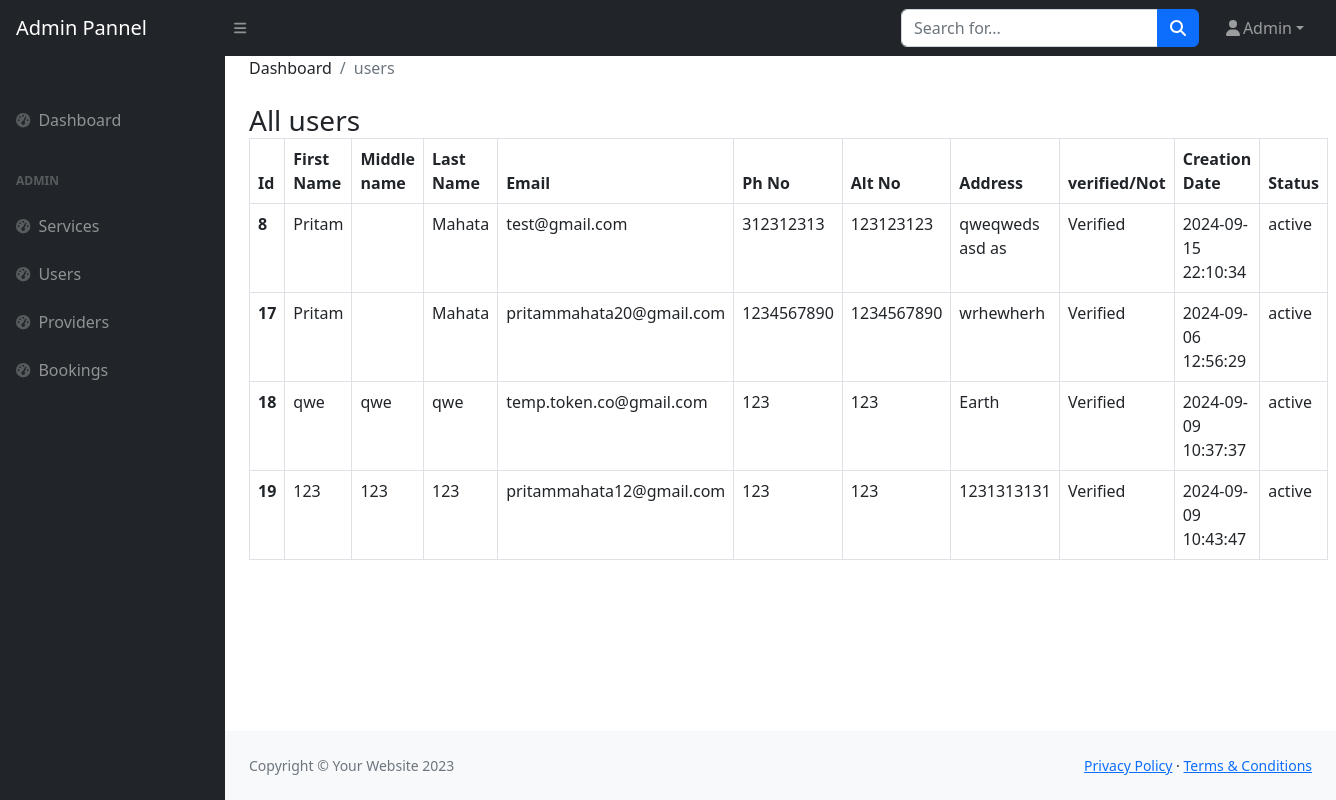
The page /admin/users.php (signed in) on the database as committed earlier.
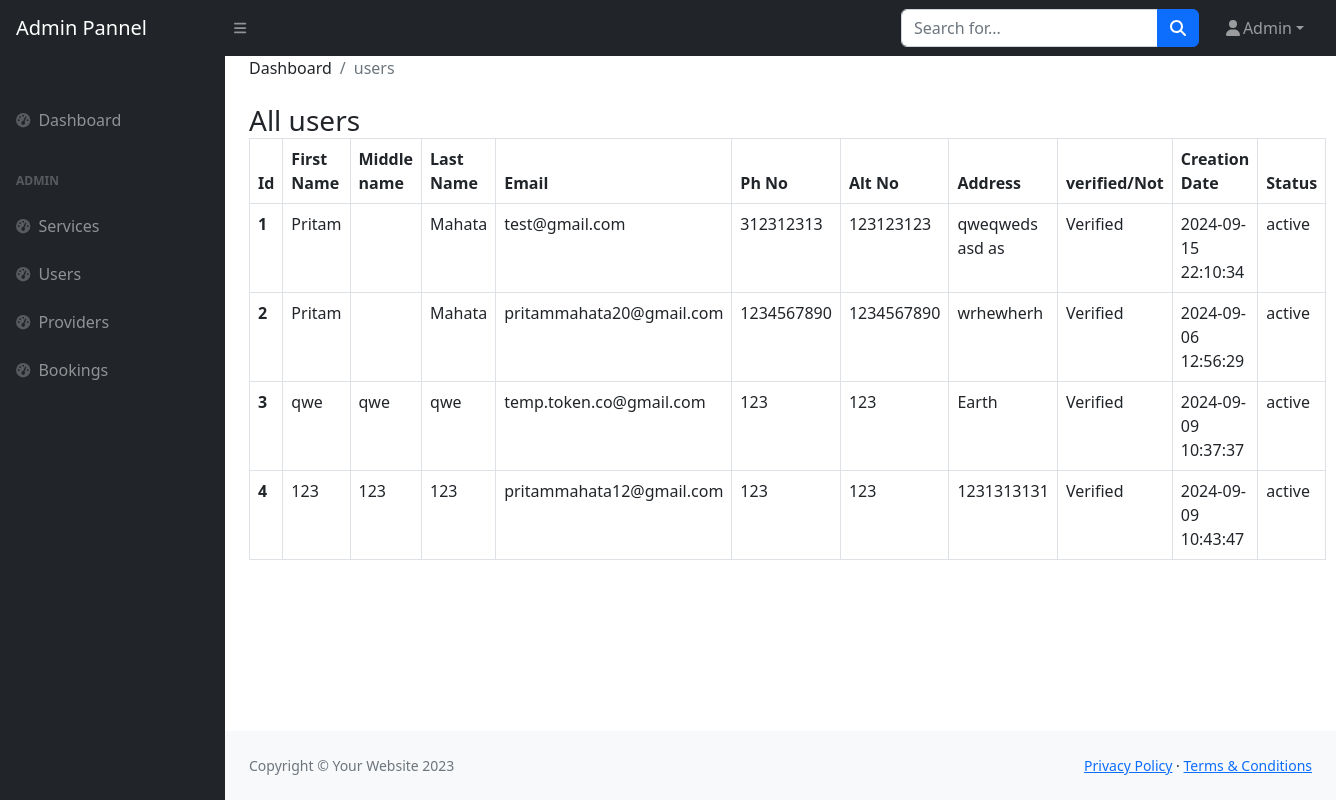
The same page on the database as committed later.
### tables this page shows
CREATE TABLE `users` (
  `uid` int(11) NOT NULL,
  `fname` varchar(255) NOT NULL,
  `mname` varchar(255) DEFAULT NULL,
  `lname` varchar(255) NOT NULL,
  `email` varchar(255) NOT NULL,
  `password` varchar(255) NOT NULL,
  `con_num` bigint(20) NOT NULL,
  `alt_num` bigint(20) DEFAULT NULL,
  `address` varchar(255) NOT NULL,
  `isverified` int(10) NOT NULL DEFAULT 0,
  `is_deleted` tinyint(1) DEFAULT 0,
  `ucreate` timestamp NOT NULL DEFAULT current_timestamp() ON UPDATE current_timestamp(),
  `v_code` varchar(255) NOT NULL
);

### admin/users.php (the view)
<?php require("./components/header.php") ?>
<main>
    <div class="container-fluid px-4">
        <ol class="breadcrumb mb-4">
            <li class="breadcrumb-item">Dashboard</li>
            <li class="breadcrumb-item active">users</li>
        </ol>
    </div>
    <div class="container-fluid px-4">
        <h3 class="mb-0">All users</h3>
        <table class="table table-bordered table-hover">
            <thead>
                <tr>
                    <th scope="col">Id</th>
                    <th scope="col">First Name</th>
                    <th scope="col">Middle name</th>
                    <th scope="col">Last Name</th>
                    <th scope="col">Email</th>
                    <th scope="col">Ph No</th>
                    <th scope="col">Alt No</th>
                    <th scope="col">Address</th>
                    <th scope="col">verified/Not</th>
                    <th scope="col">Creation Date</th>
                    <th scope="col">Status</th>
                </tr>
            </thead>
            <tbody>
                <?php
                $sql = "SELECT * FROM users;";
                $result = mysqli_query($conn, $sql) or die(mysqli_error($conn));
                if (mysqli_num_rows($result) > 0) {
                    while ($row = mysqli_fetch_assoc($result)) { ?>
                        <tr>
                            <th><?php echo $row['uid'] ?></th>
                            <td><?php echo $row['fname'] ?></td>
                            <td><?php echo $row['mname'] ?></td>
                            <td><?php echo $row['lname'] ?></td>
                            <td><?php echo $row['email'] ?></td>
                            <td><?php echo $row['con_num'] ?></td>
                            <td><?php echo $row['alt_num'] ?></td>
                            <td><?php echo $row['address'] ?></td>
                            <td><?php
                                if ((int) $row['isverified'] == 1) {
                                    echo "Verified";
                                } else {
                                    echo "Not Verified";
                                }
                                ?>
                            </td>
                            <td><?php echo $row['ucreate'] ?></td>
                            <td><?php
                                if ((int) $row['is_deleted'] == 1) {
                                    echo "Deactive";
                                } else {
                                    echo "active";
                                }
                                ?></td>
                        </tr>
                <?php
                    }
                } else {
                    echo "No record found";
                }
                ?>
            </tbody>
        </table>
    </div>
</main>
<?php require('./components/footer.php') ?>

### admin/components/header.php (shortened to what this page needs)
<!DOCTYPE html>
<html lang="en">
<head>
    <link href="https://cdn.jsdelivr.net/npm/bootstrap@5.3.3/dist/css/bootstrap.min.css" rel="stylesheet">
    <link href="css/styles.css" rel="stylesheet" />
</head>
<body class="sb-nav-fixed">
    <nav class="sb-topnav navbar navbar-expand navbar-dark bg-dark">
        <a class="navbar-brand ps-3" href="index.html">Admin Pannel</a>
        <button class="btn btn-link btn-sm order-1 order-lg-0 me-4 me-lg-0" id="sidebarToggle" href="#!"><i class="fas fa-bars"></i></button>
        <form class="d-none d-md-inline-block form-inline ms-auto me-0 me-md-3 my-2 my-md-0">
            <div class="input-group">
                <input class="form-control" type="text" placeholder="Search for..." aria-label="Search for..." aria-describedby="btnNavbarSearch" />
                <button class="btn btn-primary" id="btnNavbarSearch" type="button"><i class="fas fa-search"></i></button>
            </div>
        </form>
        <ul class="navbar-nav ms-auto ms-md-0 me-3 me-lg-4">
            <li class="nav-item dropdown">
                <a class="nav-link dropdown-toggle" id="navbarDropdown" href="#" role="button" data-bs-toggle="dropdown" aria-expanded="false"><i class="fas fa-user fa-fw"></i><?php echo $_SESSION['a_info']['aname'] ?></a>
            </li>
        </ul>
    </nav>
    <div id="layoutSidenav">
        <div id="layoutSidenav_nav">
            <nav class="sb-sidenav accordion sb-sidenav-dark" id="sidenavAccordion">
                <div class="sb-sidenav-menu">
                    <div class="nav">
                        <div class="sb-sidenav-menu-heading"></div>
                        <a class="nav-link" href="index.php">
                            <div class="sb-nav-link-icon"><i class="fas fa-tachometer-alt"></i></div>
                            Dashboard
                        </a>
                        <div class="sb-sidenav-menu-heading">Admin</div>
                        <a class="nav-link" href="services.php">
                            <div class="sb-nav-link-icon"><i class="fas fa-tachometer-alt"></i></div>
                            Services
                        </a>
                        <a class="nav-link" href="users.php">
                            <div class="sb-nav-link-icon"><i class="fas fa-tachometer-alt"></i></div>
                            Users
                        </a>
                        <a class="nav-link" href="providers.php">
                            <div class="sb-nav-link-icon"><i class="fas fa-tachometer-alt"></i></div>
                            Providers
                        </a>
                        <a class="nav-link" href="booking.php">
                            <div class="sb-nav-link-icon"><i class="fas fa-tachometer-alt"></i></div>
                            Bookings
                        </a>
                    </div>
                </div>
            </nav>
        </div>
        <div id="layoutSidenav_content">

### admin/components/footer.php (shortened to what this page needs)
<footer class="py-4 bg-light mt-auto">
    <div class="container-fluid px-4">
        <div class="d-flex align-items-center justify-content-between small">
            <div class="text-muted">Copyright &copy; Your Website 2023</div>
            <div>
                <a href="#">Privacy Policy</a>
                &middot;
                <a href="#">Terms &amp; Conditions</a>
            </div>
        </div>
    </div>
</footer>
</div>
</div>
</body>
</html>

Rows that differ between the two databases and show on the page:
removed users: uid "8", fname "Pritam", lname "Mahata", email "test@gmail.com", con_num "312312313", alt_num "123123123", address "qweqweds asd as", isverified "Verified", ucreate "2024-09-15 22:10:34", is_deleted "active"
removed users: uid "17", fname "Pritam", lname "Mahata", email "pritammahata20@gmail.com", con_num "1234567890", alt_num "1234567890", address "wrhewherh", isverified "Verified", ucreate "2024-09-06 12:56:29", is_deleted "active"
removed users: uid "18", fname "qwe", mname "qwe", lname "qwe", email "temp.token.co@gmail.com", con_num "123", alt_num "123", address "Earth", isverified "Verified", ucreate "2024-09-09 10:37:37", is_deleted "active"
removed users: uid "19", fname "123", mname "123", lname "123", email "pritammahata12@gmail.com", con_num "123", alt_num "123", address "1231313131", isverified "Verified", ucreate "2024-09-09 10:43:47", is_deleted "active"
added users: uid "1", fname "Pritam", lname "Mahata", email "test@gmail.com", con_num "312312313", alt_num "123123123", address "qweqweds asd as", isverified "Verified", ucreate "2024-09-15 22:10:34", is_deleted "active"
added users: uid "2", fname "Pritam", lname "Mahata", email "pritammahata20@gmail.com", con_num "1234567890", alt_num "1234567890", address "wrhewherh", isverified "Verified", ucreate "2024-09-06 12:56:29", is_deleted "active"
added users: uid "3", fname "qwe", mname "qwe", lname "qwe", email "temp.token.co@gmail.com", con_num "123", alt_num "123", address "Earth", isverified "Verified", ucreate "2024-09-09 10:37:37", is_deleted "active"
added users: uid "4", fname "123", mname "123", lname "123", email "pritammahata12@gmail.com", con_num "123", alt_num "123", address "1231313131", isverified "Verified", ucreate "2024-09-09 10:43:47", is_deleted "active"
